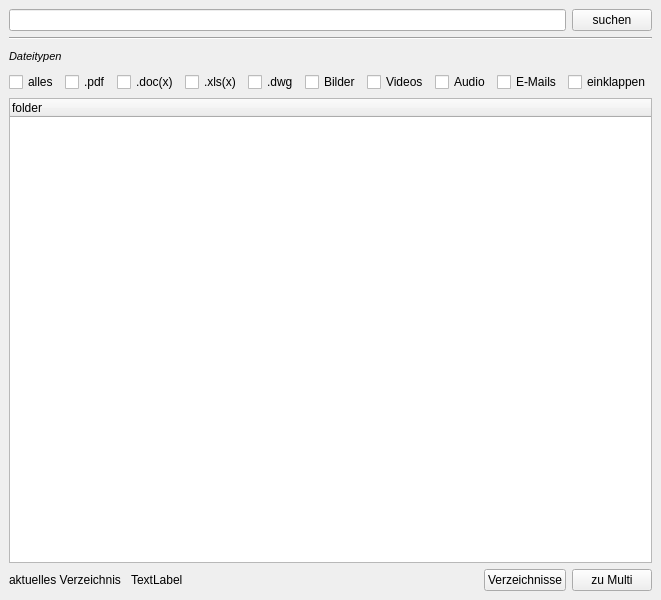
<?xml version="1.0" encoding="UTF-8"?>
<ui version="4.0">
 <class>SearchWindowUniversal</class>
 <widget class="QMainWindow" name="SearchWindowUniversal">
  <property name="geometry">
   <rect>
    <x>0</x>
    <y>0</y>
    <width>537</width>
    <height>600</height>
   </rect>
  </property>
  <property name="windowTitle">
   <string>MainWindow</string>
  </property>
  <widget class="QWidget" name="centralwidget">
   <layout class="QVBoxLayout" name="verticalLayout">
     <item>
      <layout class="QHBoxLayout" name="horizontalLayout_3">
       <item>
        <widget class="QLineEdit" name="lineEdit"/>
       </item>
       <item>
        <widget class="QPushButton" name="pushButton">
         <property name="text">
          <string>suchen</string>
         </property>
        </widget>
       </item>
      </layout>
     </item>
     <item>
      <widget class="Line" name="line">
       <property name="orientation">
        <enum>Qt::Horizontal</enum>
       </property>
      </widget>
     </item>
     <item>
      <layout class="QHBoxLayout" name="horizontalLayout_2">
       <item>
        <widget class="QLabel" name="label">
         <property name="font">
          <font>
           <pointsize>8</pointsize>
           <italic>true</italic>
          </font>
         </property>
         <property name="text">
          <string>Dateitypen</string>
         </property>
        </widget>
       </item>
       <item>
        <spacer name="horizontalSpacer">
         <property name="orientation">
          <enum>Qt::Horizontal</enum>
         </property>
         <property name="sizeHint" stdset="0">
          <size>
           <width>378</width>
           <height>20</height>
          </size>
         </property>
        </spacer>
       </item>
      </layout>
     </item>
     <item>
      <layout class="QHBoxLayout" name="horizontalLayout">
       <item>
        <widget class="QCheckBox" name="checkBox">
         <property name="text">
          <string>alles</string>
         </property>
        </widget>
       </item>
       <item>
        <widget class="QCheckBox" name="checkBox_2">
         <property name="text">
          <string>.pdf</string>
         </property>
        </widget>
       </item>
       <item>
        <widget class="QCheckBox" name="checkBox_5">
         <property name="text">
          <string>.doc(x)</string>
         </property>
        </widget>
       </item>
       <item>
        <widget class="QCheckBox" name="checkBox_6">
         <property name="text">
          <string>.xls(x)</string>
         </property>
        </widget>
       </item>
       <item>
        <widget class="QCheckBox" name="checkBox_7">
         <property name="text">
          <string>.dwg</string>
         </property>
        </widget>
       </item>
       <item>
        <widget class="QCheckBox" name="checkBox_3">
         <property name="text">
          <string>Bilder</string>
         </property>
        </widget>
       </item>
       <item>
        <widget class="QCheckBox" name="checkBox_4">
         <property name="text">
          <string>Videos</string>
         </property>
        </widget>
       </item>
       <item>
        <widget class="QCheckBox" name="checkBox_8">
         <property name="text">
          <string>Audio</string>
         </property>
        </widget>
       </item>
       <item>
        <widget class="QCheckBox" name="checkBox_9">
         <property name="text">
          <string>E-Mails</string>
         </property>
        </widget>
       </item>
       <item>
        <widget class="QCheckBox" name="checkBox_10">
         <property name="text">
          <string>einklappen</string>
         </property>
        </widget>
       </item>
      </layout>
     </item>
     <item>
      <widget class="QTreeWidget" name="treeWidget">
       <column>
        <property name="text">
         <string>folder</string>
        </property>
       </column>
      </widget>
     </item>
     <item>
      <layout class="QHBoxLayout" name="horizontalLayout_4">
       <item>
        <widget class="QLabel" name="label_2">
         <property name="text">
          <string>aktuelles Verzeichnis </string>
         </property>
        </widget>
       </item>
       <item>
        <widget class="QLabel" name="label_3">
         <property name="text">
          <string>TextLabel</string>
         </property>
        </widget>
       </item>
       <item>
        <spacer name="horizontalSpacer_2">
         <property name="orientation">
          <enum>Qt::Horizontal</enum>
         </property>
         <property name="sizeHint" stdset="0">
          <size>
           <width>40</width>
           <height>20</height>
          </size>
         </property>
        </spacer>
       </item>
       <item>
        <widget class="QPushButton" name="pushButton_2">
         <property name="text">
          <string>Verzeichnisse</string>
         </property>
        </widget>
       </item>
       <item>
        <widget class="QPushButton" name="pushButton_multi">
         <property name="text">
          <string>zu Multi</string>
         </property>
        </widget>
       </item>
      </layout>
     </item>
    </layout>
   </widget>
  </widget>
 <resources/>
 <connections/>
</ui>
